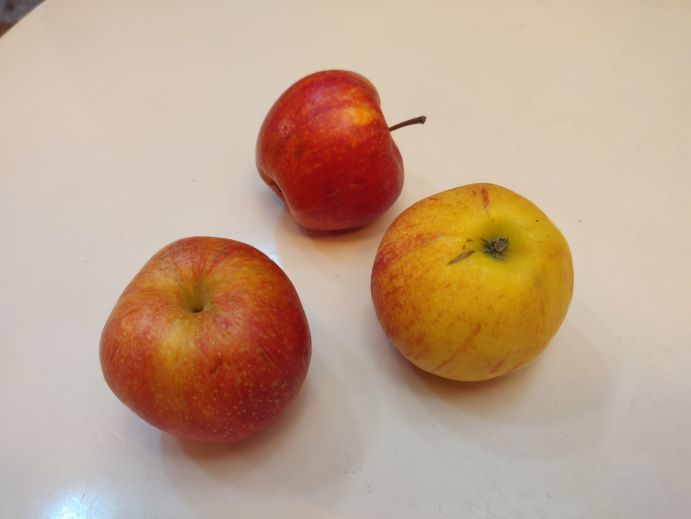
#> input picture SecondYear/ComputerVision/Weeks 4 & 5/imageset/apples3.jpg, 1382 x 1037 px (shown at 1/2 size)
$ jupyter execute CV_LM2TU02_A3_T3_students.ipynb
#> lines starting #> are read from the running program, lines starting #| are printed output that depends on the picture
#> further down, image is the input picture: shape (1037, 1382, 3); mean B, G, R 139.5, 162.7, 191.9
# Task 2.2.3: Image Pre-processing for Deep Learning-Based Object Detection
## Techniques for pre-processing images for deep learning-based object detection, including Resizing, Normalization, and Data Augmentation

[cell 1]
# Importing required libraries, which include:
# OpenCV library used for the many tasks in computer vision, from loading images, to processing, detecting, shapes, tracking objects etc.:
import cv2
# Numpy is very useful computation library, here we can use it to compute means:
import numpy as np
# We need the following to show images as plots (x and y axes), later we will use it to draw actual plots too:
import matplotlib.pyplot as plt
# We need the following to draw areas of interest on our plots and images:
import matplotlib.patches as patches

[cell 2]
# Preserving Aspect Ratio: This involves resizing the image such that its aspect ratio remains unchanged. After resizing, padding might be required to achieve the target size:
def resize_preserve_aspect(image, target_size=(208,208)):
#> called with target_size = (208, 208)
    h, w, _ = image.shape
#> h = 1037; w = 1382
    scale = min(target_size[0] / h, target_size[1] / w)
#> scale = 0.151
    new_h, new_w = int(h * scale), int(w * scale)
#> new_h = 156; new_w = 208

    resized_image = cv2.resize(image, (new_w, new_h))
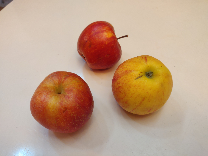
#> resized_image: shape (156, 208, 3); mean R, G, B 191.8, 162.6, 139.4
    return resized_image

# Padding: After resizing to preserve the aspect ratio, the image might not match the target dimensions. Padding can be applied to fill the remaining space, often with zeros (black) or another chosen value.:
def pad_image(image, target_size=(416,416)):
#> called with target_size = (416, 416)
    h, w, _ = image.shape
#> h = 156; w = 208
    top_pad, bottom_pad = (target_size[1] - h) // 2, target_size[1] - h - (target_size[1] - h) // 2
#> top_pad = 130; bottom_pad = 130
    left_pad, right_pad = (target_size[0] - w) // 2, target_size[0] - w - (target_size[0] - w) // 2
#> left_pad = 104; right_pad = 104

    padded_image = cv2.copyMakeBorder(image, top_pad, bottom_pad, left_pad, right_pad, cv2.BORDER_CONSTANT)
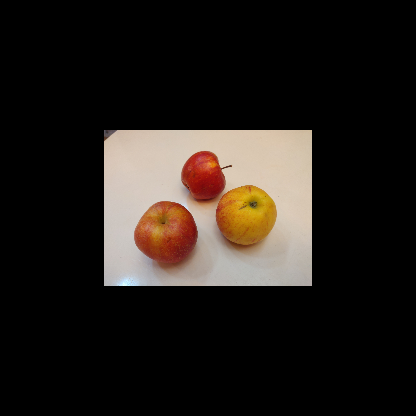
#> padded_image: shape (416, 416, 3); mean R, G, B 36, 30.5, 26.1
    return padded_image

# Simple Resizing: The image is resized directly to the target dimensions without preserving the aspect ratio. This can distort the image but is computationally simpler.
def simple_resize(image, target_size=(416,416)):
    return cv2.resize(image, target_size)

# Load the image
image_path = "./imageset/apples3.jpg"
image = cv2.imread(image_path)
image = cv2.cvtColor(image, cv2.COLOR_BGR2RGB)  # Convert from BGR to RGB for matplotlib

# Applying all the resizing methods
simple_resized = simple_resize(image)
aspect_preserved = resize_preserve_aspect(image)
padded = pad_image(aspect_preserved)

# Displaying the results
fig, axs = plt.subplots(1, 4, figsize=(20,5))

axs[0].imshow(image)
axs[0].set_title("Original Image")
axs[0].axis("off")

axs[1].imshow(simple_resized)
axs[1].set_title("Simple Resized")
axs[1].axis("off")

axs[2].imshow(aspect_preserved)
axs[2].set_title("Aspect Ratio Preserved")
axs[2].axis("off")

axs[3].imshow(padded)
axs[3].set_title("Padded")
axs[3].axis("off")

plt.tight_layout()
plt.show()
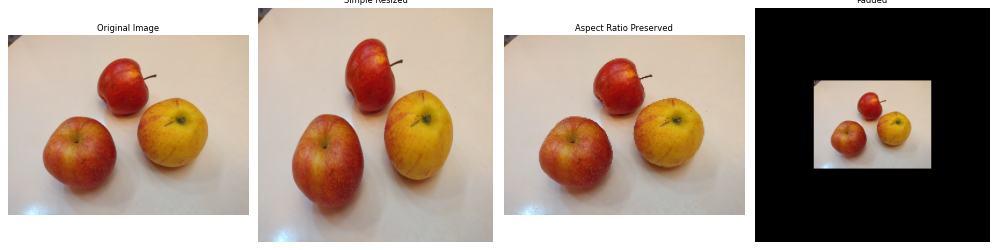
#> figure drawn by matplotlib, 4 panels

[cell 3]
# Normalizing Image Pixel Values:
# Neural networks tend to perform better when their input data lies within a small range.
# Normalizing pixel values between 0 and 1 ensures a consistent range, improving training stability.

# Load the image
image_path = "./imageset/apples3.jpg"
image = cv2.imread(image_path)
image = cv2.cvtColor(image, cv2.COLOR_BGR2RGB)  # Convert from BGR to RGB for matplotlib

# Normalize the image
normalized_image = image / 255.0

# Displaying the original and normalized images
fig, axs = plt.subplots(2, 2, figsize=(10,10))

# Original Image
axs[0, 0].imshow(image)
axs[0, 0].set_title("Original Image")
axs[0, 0].axis("off")

# Normalized Image
axs[0, 1].imshow(normalized_image)
axs[0, 1].set_title("Normalized Image")
axs[0, 1].axis("off")

# Printing pixel values for original image
axs[1, 0].axis("off")
axs[1, 0].text(0.5, 0.5, str(image[0:5, 0:1, :]), fontsize=12, ha='center')

# Printing pixel values for normalized image
axs[1, 1].axis("off")
axs[1, 1].text(0.5, 0.5, str(normalized_image[0:5, 0:1, :]), fontsize=12, ha='center')

plt.tight_layout()
plt.show()

[cell 4]
# Rotation: Rotating the image by a certain angle.
def rotate_image(image, angle):
#> called with angle = 45
    (h, w) = image.shape[:2]
#> h = 1037; w = 1382
    center = (w // 2, h // 2)
#> center = (691, 518)
    M = cv2.getRotationMatrix2D(center, angle, 1.0)
    return cv2.warpAffine(image, M, (w, h))
#> returned value: shape (1037, 1382, 3)

# Flipping: Flipping the image either horizontally or vertically.
def flip_image(image, mode='horizontal'):
#> called with mode = 'horizontal'
    if mode == 'horizontal':
        return cv2.flip(image, 1)
    elif mode == 'vertical':
        return cv2.flip(image, 0)

# Brightness Adjustments: Increasing or decreasing the brightness of the image.
def adjust_brightness(image, factor=1.0):
#> called with factor = 1.5
    hsv = cv2.cvtColor(image, cv2.COLOR_RGB2HSV)
#> hsv: shape (1037, 1382, 3); mean H, S, V 18.3, 76.7, 192.3
    hsv[:, :, 2] = hsv[:, :, 2] * factor
#> hsv: shape (1037, 1382, 3); mean H, S, V 18.3, 76.7, 78.2
    return cv2.cvtColor(hsv, cv2.COLOR_HSV2RGB)
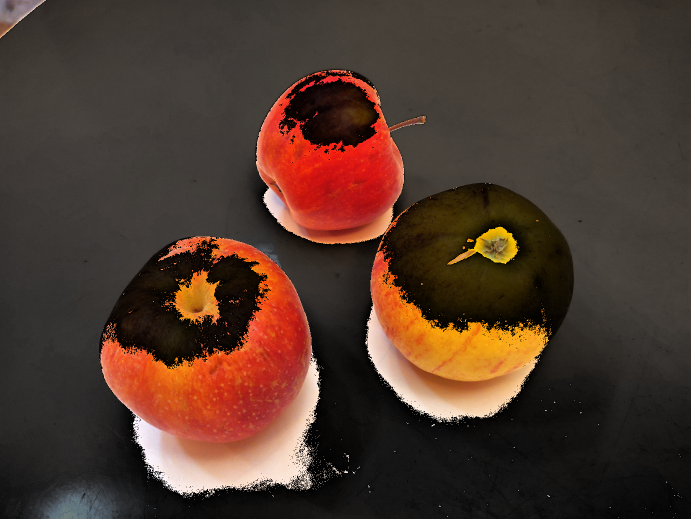
#> returned value: shape (1037, 1382, 3) (shown at 1/2 size); mean R, G, B 78.1, 55.4, 44.2

# Zooming: Cropping and resizing the image to simulate a zoomed effect.
def zoom_image(image, factor=1.2):
#> called with factor = 1.2
    h, w, _ = image.shape
    new_h, new_w = int(h / factor), int(w / factor)
    y_start, x_start = (h - new_h) // 2, (w - new_w) // 2
    cropped = image[y_start:y_start+new_h, x_start:x_start+new_w]
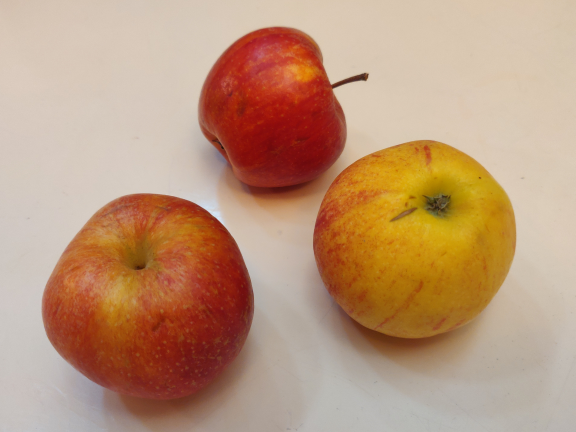
#> cropped: shape (864, 1151, 3) (shown at 1/2 size); mean R, G, B 188, 150.8, 122.6
    return cv2.resize(cropped, (w, h))
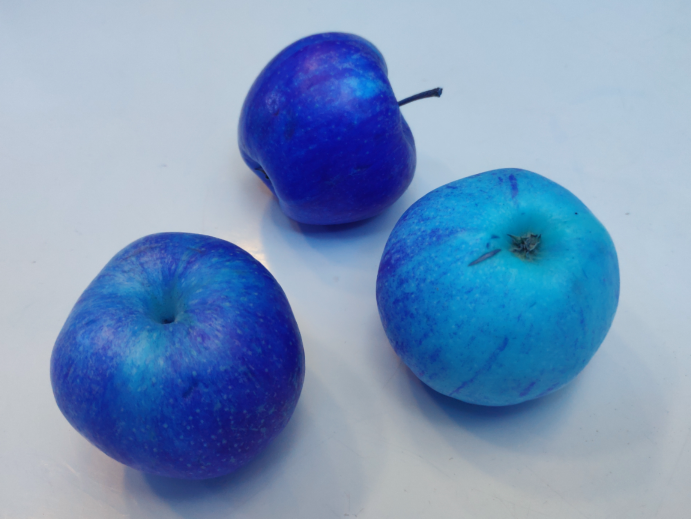
#> returned value: shape (1037, 1382, 3) (shown at 1/2 size); mean of channels 0, 1, 2 187.9, 150.7, 122.5; drawn as B, G, R


# Example for testing augmentations:
image_path = "./imageset/apples3.jpg"
image = cv2.imread(image_path)
image = cv2.cvtColor(image, cv2.COLOR_BGR2RGB)  # Convert from BGR to RGB for matplotlib

rotated = rotate_image(image, 45)
flipped = flip_image(image)
brightened = adjust_brightness(image, 1.5)
zoomed = zoom_image(image)

# Displaying results
fig, axs = plt.subplots(1, 5, figsize=(20,5))

axs[0].imshow(image)
axs[0].set_title("Original Image")
axs[0].axis("off")

axs[1].imshow(rotated)
axs[1].set_title("Rotated")
axs[1].axis("off")

axs[2].imshow(flipped)
axs[2].set_title("Flipped")
axs[2].axis("off")

axs[3].imshow(brightened)
axs[3].set_title("Brightened")
axs[3].axis("off")

axs[4].imshow(zoomed)
axs[4].set_title("Zoomed")
axs[4].axis("off")

plt.tight_layout()
plt.show()

Task 1: In real world object detection applications we will have a dataset of images to train our model on. In order to increase the amount of data we have and hence improve performance after training we must perform some augmentations on our images. Write a Python code snippet that will take all the images in the provided `imageset` dataset, perform a random augmentation on each and then save them into a new folder.

[cell 5]
import os
import random
functions = [rotate_image, flip_image, adjust_brightness, zoom_image]

def random_augment_images(input_folder, output_folder):
#> called with input_folder = './imageset/', output_folder = './preprocessedimageset/'
    for filename in os.listdir(input_folder):
        if filename.endswith(('.jpg', '.jpeg', '.png')):
            image_path = os.path.join(input_folder, filename)
            image = cv2.imread(image_path)
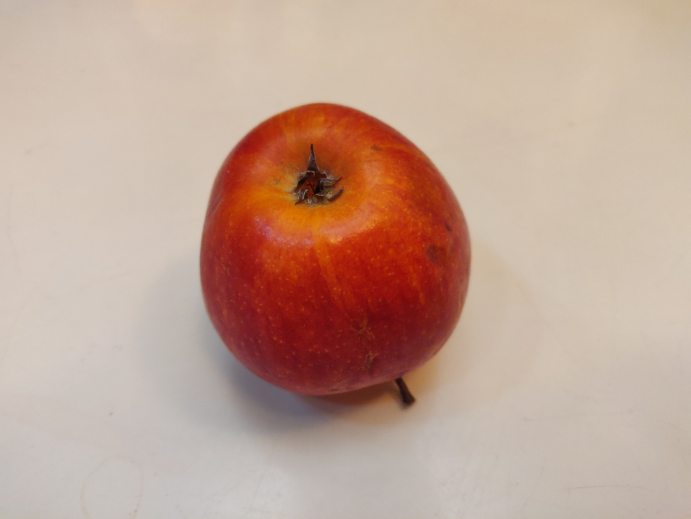
#> input picture SecondYear/ComputerVision/Weeks 4 & 5/imageset/apple.jpg, 1382 x 1037 px (shown at 1/2 size)
#> image is the input picture: shape (1037, 1382, 3); mean B, G, R 149.2, 164.2, 193.8
            image = cv2.cvtColor(image, cv2.COLOR_BGR2RGB)

            # Randomly select an augmentation function
            func = random.choice(functions)
            if (func == rotate_image):
                angle = random.choice([15, 30, 45, 60, 90])
                augmented_image = func(image, angle)
            else:
                augmented_image = func(image)
#> call 2 of zoom_image, with factor = 1.2
#> in zoom_image (call 2), `cropped = image[y_start:y_start+new_h, x_start:x_start+new_w]`:
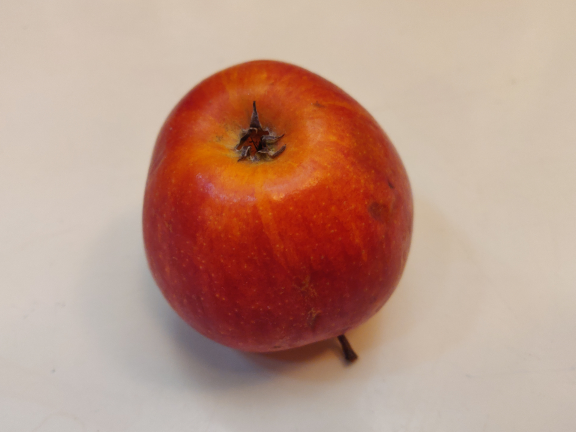
#> cropped: shape (864, 1151, 3) (shown at 1/2 size); mean R, G, B 188.9, 152.1, 136.2
#> in zoom_image (call 2), `return cv2.resize(cropped, (w, h))`:
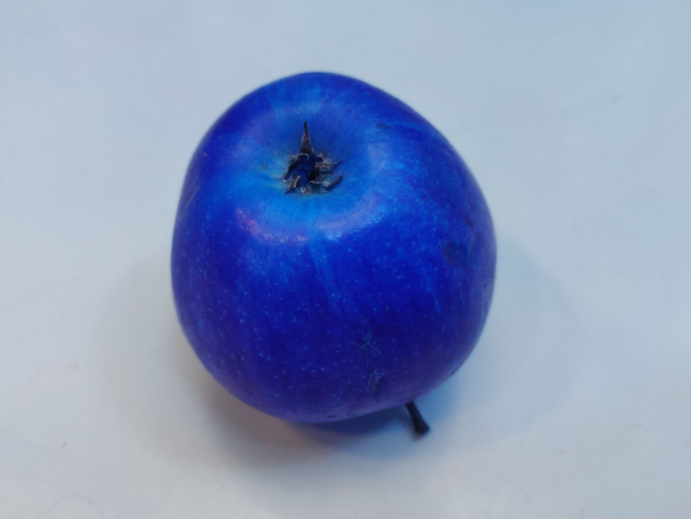
#> returned value: shape (1037, 1382, 3) (shown at 1/2 size); mean of channels 0, 1, 2 188.8, 152, 136.1; drawn as B, G, R

            # Save the augmented image
            output_path = os.path.join(output_folder, filename)
            cv2.imwrite(output_path, cv2.cvtColor(augmented_image, cv2.COLOR_RGB2BGR))
#> pass 2 of the loop in random_augment_images, `for filename in os.listdir(input_folder):`:
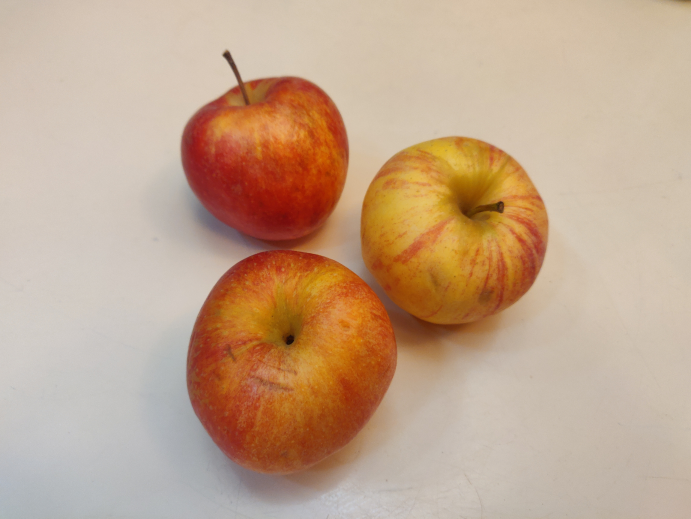
#> input picture SecondYear/ComputerVision/Weeks 4 & 5/imageset/apples1.jpg, 1382 x 1037 px (shown at 1/2 size)
#> in random_augment_images, image is the input picture: shape (1037, 1382, 3); mean B, G, R 140.5, 165.3, 194.4
#> in zoom_image (call 3), `cropped = image[y_start:y_start+new_h, x_start:x_start+new_w]`:
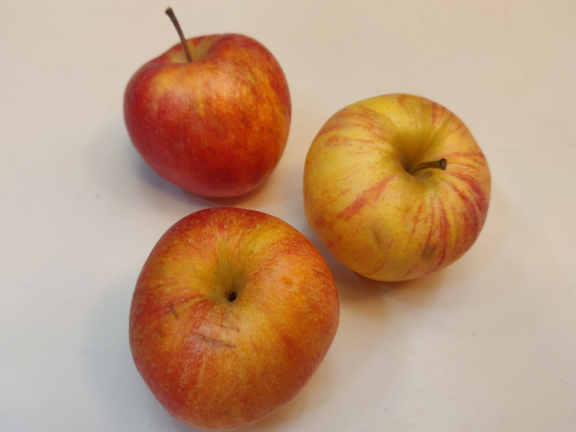
#> cropped: shape (864, 1151, 3) (shown at 1/2 size); mean R, G, B 191.3, 154.3, 124.1
#> in zoom_image (call 3), `return cv2.resize(cropped, (w, h))`:
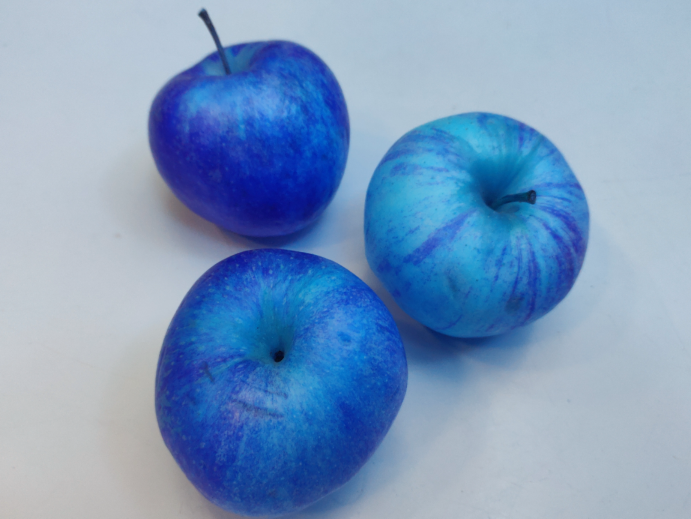
#> returned value: shape (1037, 1382, 3) (shown at 1/2 size); mean of channels 0, 1, 2 191.1, 154.2, 124; drawn as B, G, R
#> pass 3 of the loop in random_augment_images, `for filename in os.listdir(input_folder):`:
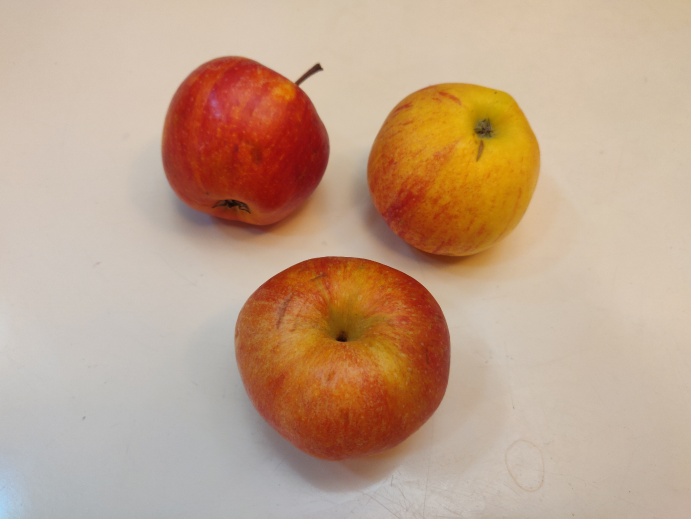
#> input picture SecondYear/ComputerVision/Weeks 4 & 5/imageset/apples2.jpg, 1382 x 1037 px (shown at 1/2 size)
#> in random_augment_images, image is the input picture: shape (1037, 1382, 3); mean B, G, R 139.1, 162.8, 193
#> in random_augment_images, `cv2.imwrite(output_path, cv2.cvtColor(augmented_image, cv2.COLOR_RGB2B..`:
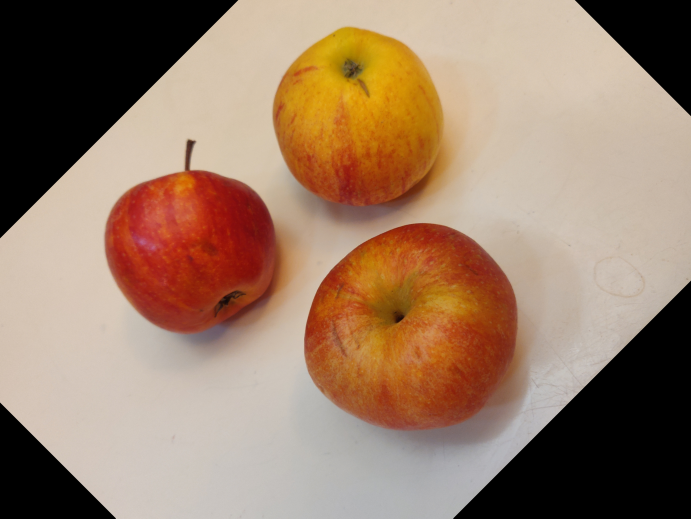
#> saved as apples2.jpg: shape (1037, 1382, 3) (shown at 1/2 size); mean B, G, R 104.5, 125.8, 153.9
#> the loop made 4 passes; the first 3 are shown
    return

# Run the function
input_folder = "./imageset/"
output_folder = "./preprocessedimageset/"
random_augment_images(input_folder, output_folder)

[cell 6]
from math import log

# Define the encode function for bounding boxes relative to anchor boxes
def encode_box(box, anchor):
    '''
    box: a list of format [x_center, y_center, width, height]
    anchor: a list of format [anchor_width, anchor_height]
    Returns the encoded box offsets.
    '''
    encoded_box = [(box[0] - anchor[0]/2)/anchor[0], (box[1] - anchor[1]/2)/anchor[1],
                   log(box[2]/anchor[0]), log(box[3]/anchor[1])]
    return encoded_box

# Hardcoded bounding box data
x_center, y_center, width, height = 675, 500, 600, 650  # Example coordinates
bounding_box = [x_center - width/2, y_center - height/2, x_center + width/2, y_center + height/2]

# Hardcoded class label
class_label = "apple"

# Assuming a predefined anchor box for demonstration purposes
anchor = [4, 4]  # Example anchor dimensions

# Encode the bounding box
encoded_bounding_box = encode_box([x_center, y_center, width, height], anchor)
print(f"Encoded Bounding Box: {encoded_bounding_box}")

# Load a local image
image_path = "./imageset/apple.jpg"
image = cv2.imread(image_path)
image = cv2.cvtColor(image, cv2.COLOR_BGR2RGB)

# Draw the bounding box and display class label on the image
cv2.rectangle(image, (int(bounding_box[0]), int(bounding_box[1])), (int(bounding_box[2]), int(bounding_box[3])), (0, 255, 0), 2)
cv2.putText(image, class_label, (int(bounding_box[0]), int(bounding_box[1]-10)), cv2.FONT_HERSHEY_SIMPLEX, 2.0, (255, 0, 0), 2)
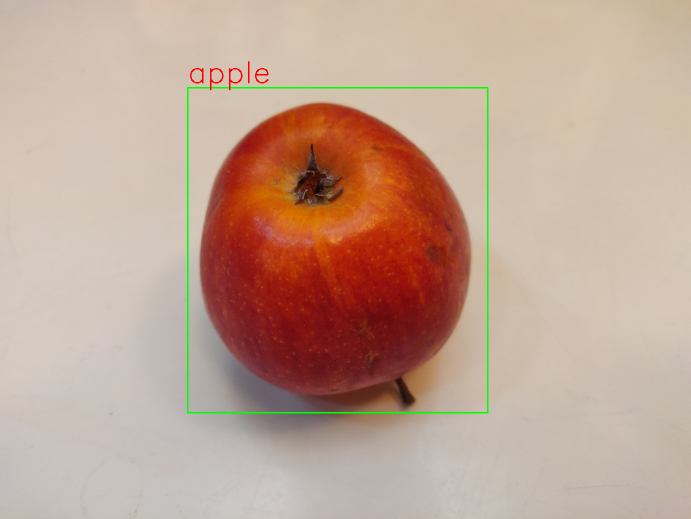
#> image: shape (1037, 1382, 3) (shown at 1/2 size); mean R, G, B 192.9, 164.4, 148.2

# Show the image
plt.figure()
plt.imshow(image)
plt.title("Image with Bounding Box and Class Label")
plt.axis("off")
plt.show()

**Bonus Task:** Create a Python script to automatically process all images in your dataset or the provided imageset and encode the correct ground truth bounding boxes. Encoding, labeling and correctly preparing all ground truth data is a tedious task that cannot be done automatically, but using helpful algorithms we can make the task easier and speed up the process.

[cell 7]
import os
import shutil
from sklearn.model_selection import train_test_split

# Source directory
src_directory = './imageset/'

# Destination directories
train_directory = './train/'
val_directory = './validate/'
test_directory = './test/'

# Create destination directories if they don't exist
os.makedirs(train_directory, exist_ok=True)
os.makedirs(val_directory, exist_ok=True)
os.makedirs(test_directory, exist_ok=True)

# Get all files from the source directory
all_files = [f for f in os.listdir(src_directory) if os.path.isfile(os.path.join(src_directory, f))]

# Split files into training, validation, and test
train_files, temp_files = train_test_split(all_files, test_size=0.3, random_state=42)
val_files, test_files = train_test_split(temp_files, test_size=0.5, random_state=42)

# Function to move files to their respective directories
def move_files(files, dest_directory):
#> called with dest_directory = './train/'
    for f in files:
        shutil.copy(os.path.join(src_directory, f), os.path.join(dest_directory, f))

# Move the files
move_files(train_files, train_directory)
move_files(val_files, val_directory)
move_files(test_files, test_directory)
